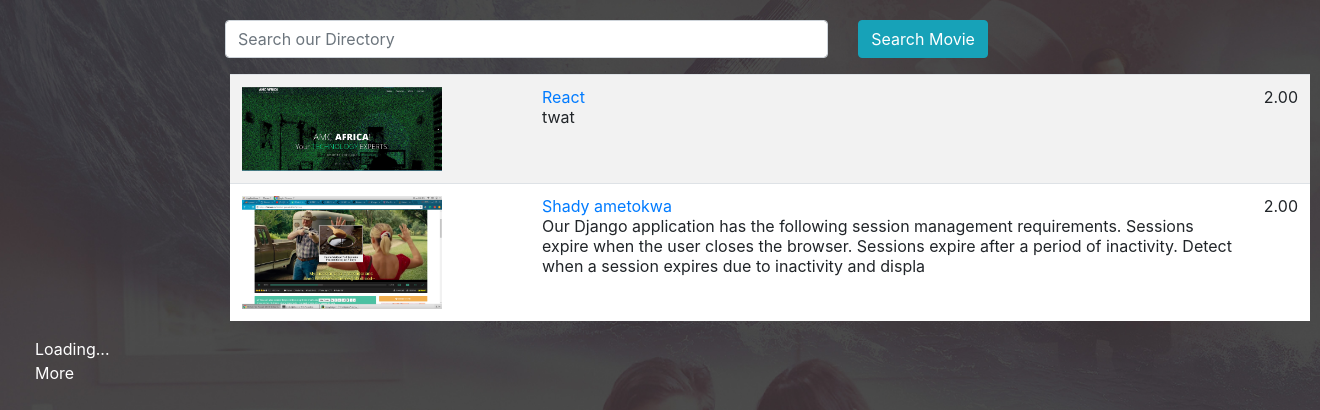
The page / on the database its author committed.
### content/models.py (models this page shows)
class Content(models.Model):
    video_url=models.FileField(upload_to="uploads",null=True, blank=True)
    name=models.CharField(max_length=255, default=None, null=True, blank=True)
    status=models.CharField(max_length=255, default=None, null=True, blank=True)
    movie_unique=models.TextField(max_length=255, default=None, null=True, blank=True)
    poster=models.ImageField(upload_to="Posters",null=True, blank=True)
    description=models.TextField(max_length=255, default=None, null=True, blank=True)
    time=models.DecimalField(default=None,decimal_places=2, max_digits=20, blank=True, null=True)
    category=models.ForeignKey("ContentCategory", null=True, blank=True,on_delete=models.CASCADE)

### content/views.py (the view)
# urls.py: url(r'^$', views.home,name="index"),
def home(request):
    content=""
    if request.method == "POST":
        if request.POST.get("search"):
            content=Content.objects.filter(Q(name__icontains=request.POST['query'])| Q(description__icontains=request.POST['query']))
    else:
        content =Content.objects.all()
    page = request.GET.get('page', 1)
    paginator = Paginator(content, 2)
    try:
        numbers = paginator.page(page)
    except PageNotAnInteger:
        numbers = paginator.page(1)
    except EmptyPage:
        numbers = paginator.page(paginator.num_pages)
    return render(request, 'index.html', {'articles': numbers})

### templates/index.html (shortened to what this page needs)
{% include 'nav.html' %}
<div class="container search">
  <div class="row">
    <div class="col-md-8 offset-md-2">
      <form action="" method="POST">
      	<div class="form-group">
      		<div class="row">
      			<div class="col-md-10">
      		<input type="text" class="form-control" id="search" name="query" placeholder="Search our Directory">
      			</div>
      			<div class="col-md-2">
      				<input type="submit" name="search" value="Search Movie" id="search" class="btn btn-info">
      			</div>
      			</div>
      	</div>
      </form>
    </div>
</div>
<div class="container">
    <table class="infinite-container table table-responsive table-striped offset-md-2"  style="background-color:#fff">
 {% for article in articles %}
        <tr class="infinite-item">
          <td style="width:300px;">
            <img style="width:200px;" src="{% if article.poster %} {{article.poster.url}} {% else %} /static/body.jpg {%endif %}" class="panel-image-preview" />
          </td>
          <td><a href="/mobflix/watch/{{article.id}}">{{article.name}}</a><br>{{article.description}}</td>
          <td>{{article.time}}   </td>
        </tr>
   {% endfor %}
   </table>
</div>
   <div class="loading" style="color:white;" style="display: none;">
     Loading...
   </div>
   {% if articles.has_next %}
     <a style="color:#fff" class="infinite-more-link" href="?page={{ articles.next_page_number }}">More</a>
   {% endif %}
{% include 'footer.html' %}

### templates/nav.html (shortened to what this page needs)
{% load staticfiles%}
<html>
<head>
<link type="text/css" href="{% static 'css/bootstrap.min.css' %}" rel="stylesheet">
</head>
<body style=" background:url('/static/body.jpg');  background-size: cover;
    background-position: 50% 25%;">

### templates/footer.html (shortened to what this page needs)
{% load staticfiles%}
</body>
</html>

### templates/nav.html (style rules this page uses)
body { background-color: #f1f1f1 }
.search { margin:20px 20px; }

### rows shown on the page
Content: poster (picture), name "React", description "twat", time "2.00"
Content: poster (picture), name "Shady ametokwa", description "Our Django application has the following session management requirements. Sessions expire when the user closes the browser. Sessions expire after a period of inactivity. Detect when a session expires due to inactivity and displa", time "2.00"
